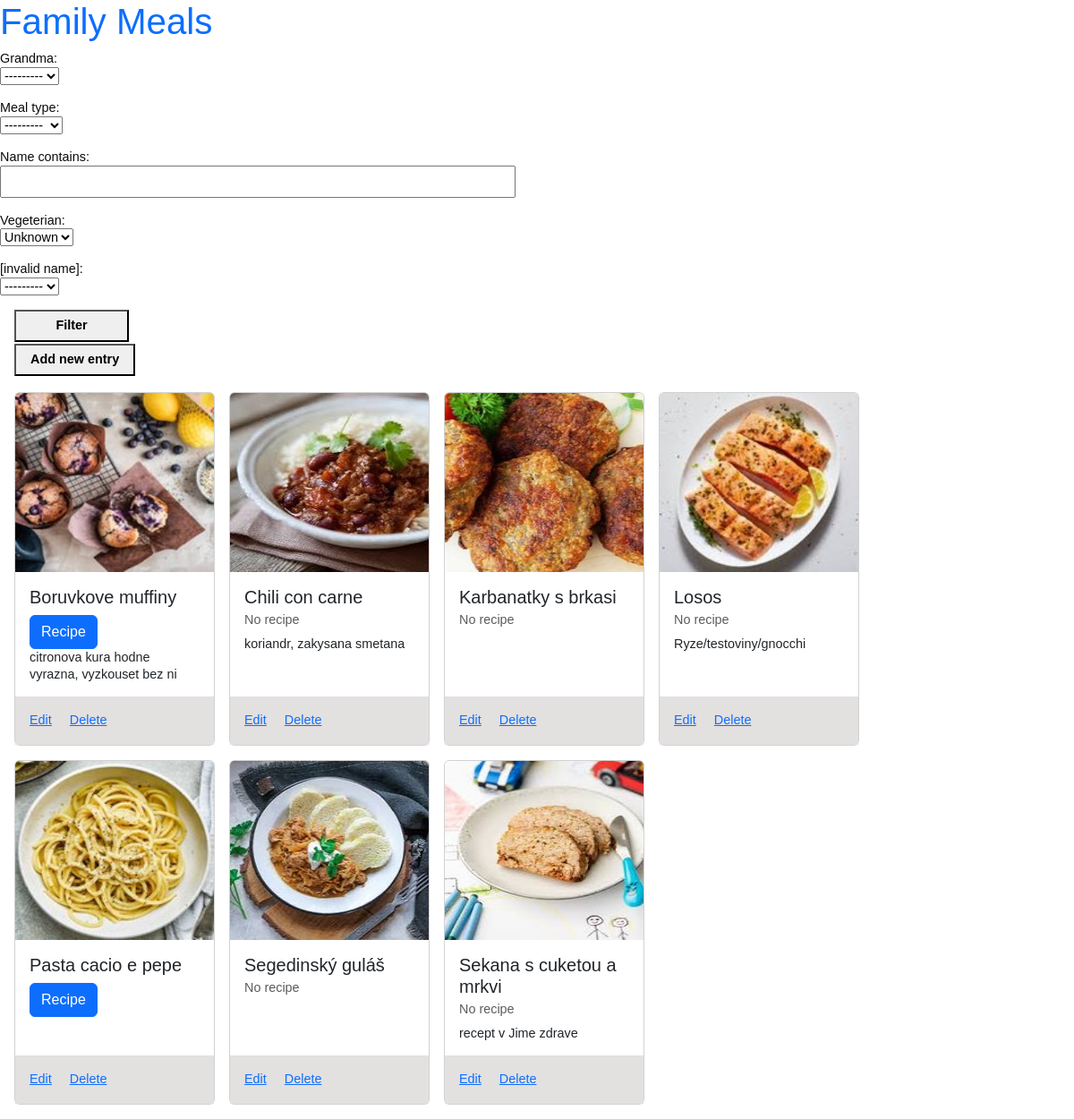
The page / on the database its author committed.
### entries/models.py (models this page shows, shortened)
class MealType(models.Model):
    name = models.CharField(max_length=200)
    def __str__(self):
        return self.name

class Meal(models.Model):
    name = models.CharField(max_length=200)
    photo = models.ImageField(upload_to='uploads/', blank=True, null=True)
    recipe = models.URLField(max_length=500, blank=True, null=True, help_text='Enter a valid URL, e.g., https://example.com')
    date_created = models.DateTimeField(default=timezone.now)
    vegeterian = models.BooleanField(default=False)
    meal_type = models.ForeignKey(MealType, on_delete=models.PROTECT)
    grandma = models.BooleanField(default=False)
    notes = models.TextField(max_length=500, blank=True,  verbose_name='Notes',
    help_text='e.g. recipe notes.')
    def get_photo_url(self):
        if self.photo:
            return {'url': self.photo.url, 'alt_text': self.name}
        return {'url': f'{settings.MEDIA_URL}photos/img-null.jpg', 'alt_text': 'No photo'}

### entries/views.py (the view)
# urls.py: path('', views.MealListView.as_view(), name='meal-list'),
class MealListView(FilterView):
    model = Meal
    queryset = Meal.objects.all().order_by('name')
    template_name = 'entries/meal_list.html'
    context_object_name = 'meals'
    filterset_class = None
    def get_filterset_class(self):
        from .filters import MealFilter
        return MealFilter

### entries/templates/entries/meal_list.html
{% extends "entries/base.html" %}
{% block content %}
<div class="filters">
    <form method="GET">
        {{ filter.form.as_p }}
        <button type="submit">Filter</button>
    </form>
</div>
<div class="new-entry">
    <a href="{% url 'meal-create' %}"><button>Add new entry</button></a>
</div>
<div class="meals-container">
{% for meal in meals %}
    <div class="card w-100" style="max-width: 14rem;">
        <div class='img-container'>
            <img class="card-img-top" src='{{meal.get_photo_url.url }}' alt='{{ meal.name }}' width='200' height='200'>
        </div>
        <div class="card-body">
            <h5 class="card-title">
                {{ meal.name }}
            </h5>
            {% if meal.recipe %}
                <a href='{{meal.recipe}}' class='card-link btn btn-primary' target='_blank'>Recipe</a>
            {% else %}
                <p class="card-subtitle mb-2 text-body-secondary">No recipe</p>
            {% endif %}
            <p class="card-text">{{ meal.notes }}</p>
        </div>
        <div class="footer-links">
            <a href="{% url 'meal-update' meal.id %}" class="card-link">Edit</a>
            <a href="{% url 'meal-delete' meal.id %}" class="card-link">Delete</a>
        </div>
    </div>
{% endfor %}
</div>
{% endblock content %}

### entries/templates/entries/base.html (shortened to what this page needs)
{% load static %}
<!DOCTYPE html>
<html lang="en">
<link href="https://cdn.jsdelivr.net/npm/bootstrap@5.3.5/dist/css/bootstrap.min.css" rel="stylesheet">
<head>
    <link rel="stylesheet" href="{% static 'css/meals.css' %}">
</head>
<body>
    <h1><a href="/">Family Meals</a></h1>
    {% block content %}{% endblock content %}
</body>
</html>

### entries/static/css/meals.css (style rules this page uses)
* { box-sizing: border-box; }
body { font-family: sans-serif; font-size: 0.9em; color: rgb(11, 11, 11); }
h1 { font-size: 2.8em; }
h1 a { text-decoration: none; }
p { line-height: 1.3em; max-width: 36rem; }
label { display: block; }
.img-container { margin: 0.5em 0em; }
button, textarea, input { font-size: inherit; min-height: 2.5em; padding: 0 1rem; }
input[type="text"], textarea { width: 100%; }
button, input[type="submit"] { margin: 0 1rem 2px 1rem; cursor: pointer; font-weight: bold; min-width: 8rem; }
.meals-container { display: flex; flex-wrap: wrap; gap: 1rem; justify-content: flex-start; padding: 1rem; }
.img-container { margin: 0em 0em; }
.footer-links { padding: 1rem; background-color: rgb(227, 224, 224); }

### rows shown on the page
Meal: get_photo_url (picture), name "Boruvkove muffiny", notes "citronova kura hodne vyrazna, vyzkouset bez ni"
Meal: get_photo_url (picture), name "Chili con carne", shows "No recipe", notes "koriandr, zakysana smetana"
Meal: get_photo_url (picture), name "Karbanatky s brkasi", shows "No recipe"
Meal: get_photo_url (picture), name "Losos", shows "No recipe", notes "Ryze/testoviny/gnocchi"
Meal: get_photo_url (picture), name "Pasta cacio e pepe"
Meal: get_photo_url (picture), name "Segedinský guláš", shows "No recipe"
Meal: get_photo_url (picture), name "Sekana s cuketou a mrkvi", shows "No recipe", notes "recept v Jime zdrave"
